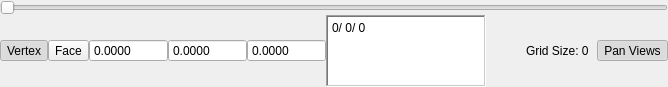
     <widget class="QWidget" name="widget" native="true">
      <property name="maximumSize">
       <size>
        <width>16777215</width>
        <height>44</height>
       </size>
      </property>
      <layout class="QVBoxLayout" name="verticalLayout" stretch="0,0">
       <property name="spacing">
        <number>0</number>
       </property>
       <property name="leftMargin">
        <number>0</number>
       </property>
       <property name="topMargin">
        <number>0</number>
       </property>
       <property name="rightMargin">
        <number>0</number>
       </property>
       <property name="bottomMargin">
        <number>0</number>
       </property>
       <item>
        <widget class="QSlider" name="horizontalSlider">
         <property name="orientation">
          <enum>Qt::Horizontal</enum>
         </property>
         <property name="invertedAppearance">
          <bool>false</bool>
         </property>
         <property name="invertedControls">
          <bool>false</bool>
         </property>
         <property name="tickPosition">
          <enum>QSlider::NoTicks</enum>
         </property>
        </widget>
       </item>
       <item>
        <widget class="QWidget" name="widget_2" native="true">
         <layout class="QHBoxLayout" name="horizontalLayout_3">
          <property name="spacing">
           <number>0</number>
          </property>
          <property name="leftMargin">
           <number>0</number>
          </property>
          <property name="topMargin">
           <number>0</number>
          </property>
          <property name="rightMargin">
           <number>0</number>
          </property>
          <property name="bottomMargin">
           <number>0</number>
          </property>
          <item>
           <widget class="QWidget" name="widget_3" native="true">
            <layout class="QHBoxLayout" name="horizontalLayout">
             <property name="spacing">
              <number>0</number>
             </property>
             <property name="leftMargin">
              <number>0</number>
             </property>
             <property name="topMargin">
              <number>0</number>
             </property>
             <property name="rightMargin">
              <number>0</number>
             </property>
             <property name="bottomMargin">
              <number>0</number>
             </property>
             <item>
              <widget class="QToolButton" name="toolButton_5">
               <property name="text">
                <string>Vertex</string>
               </property>
               <property name="checkable">
                <bool>true</bool>
               </property>
               <property name="checked">
                <bool>true</bool>
               </property>
              </widget>
             </item>
             <item>
              <widget class="QToolButton" name="toolButton_4">
               <property name="text">
                <string>Face</string>
               </property>
               <property name="checkable">
                <bool>true</bool>
               </property>
              </widget>
             </item>
             <item>
              <widget class="QDoubleSpinBox" name="doubleSpinBox">
               <property name="frame">
                <bool>true</bool>
               </property>
               <property name="buttonSymbols">
                <enum>QAbstractSpinBox::NoButtons</enum>
               </property>
               <property name="correctionMode">
                <enum>QAbstractSpinBox::CorrectToNearestValue</enum>
               </property>
               <property name="decimals">
                <number>4</number>
               </property>
               <property name="minimum">
                <double>-32767.000000000000000</double>
               </property>
               <property name="maximum">
                <double>32767.000000000000000</double>
               </property>
              </widget>
             </item>
             <item>
              <widget class="QDoubleSpinBox" name="doubleSpinBox_2">
               <property name="frame">
                <bool>true</bool>
               </property>
               <property name="buttonSymbols">
                <enum>QAbstractSpinBox::NoButtons</enum>
               </property>
               <property name="correctionMode">
                <enum>QAbstractSpinBox::CorrectToNearestValue</enum>
               </property>
               <property name="decimals">
                <number>4</number>
               </property>
               <property name="minimum">
                <double>-32767.000000000000000</double>
               </property>
               <property name="maximum">
                <double>32767.000000000000000</double>
               </property>
              </widget>
             </item>
             <item>
              <widget class="QDoubleSpinBox" name="doubleSpinBox_3">
               <property name="frame">
                <bool>true</bool>
               </property>
               <property name="buttonSymbols">
                <enum>QAbstractSpinBox::NoButtons</enum>
               </property>
               <property name="correctionMode">
                <enum>QAbstractSpinBox::CorrectToNearestValue</enum>
               </property>
               <property name="decimals">
                <number>4</number>
               </property>
               <property name="minimum">
                <double>-32767.000000000000000</double>
               </property>
               <property name="maximum">
                <double>32767.000000000000000</double>
               </property>
              </widget>
             </item>
             <item>
              <widget class="QPlainTextEdit" name="plainTextEdit_4">
               <property name="sizePolicy">
                <sizepolicy hsizetype="Minimum" vsizetype="Expanding">
                 <horstretch>0</horstretch>
                 <verstretch>0</verstretch>
                </sizepolicy>
               </property>
               <property name="maximumSize">
                <size>
                 <width>160</width>
                 <height>16777215</height>
                </size>
               </property>
               <property name="mouseTracking">
                <bool>false</bool>
               </property>
               <property name="autoFillBackground">
                <bool>false</bool>
               </property>
               <property name="frameShape">
                <enum>QFrame::WinPanel</enum>
               </property>
               <property name="frameShadow">
                <enum>QFrame::Sunken</enum>
               </property>
               <property name="verticalScrollBarPolicy">
                <enum>Qt::ScrollBarAlwaysOff</enum>
               </property>
               <property name="horizontalScrollBarPolicy">
                <enum>Qt::ScrollBarAlwaysOff</enum>
               </property>
               <property name="sizeAdjustPolicy">
                <enum>QAbstractScrollArea::AdjustIgnored</enum>
               </property>
               <property name="undoRedoEnabled">
                <bool>false</bool>
               </property>
               <property name="lineWrapMode">
                <enum>QPlainTextEdit::NoWrap</enum>
               </property>
               <property name="readOnly">
                <bool>true</bool>
               </property>
               <property name="plainText">
                <string notr="true">0/ 0/ 0</string>
               </property>
               <property name="overwriteMode">
                <bool>false</bool>
               </property>
               <property name="textInteractionFlags">
                <set>Qt::TextSelectableByKeyboard|Qt::TextSelectableByMouse</set>
               </property>
               <property name="centerOnScroll">
                <bool>true</bool>
               </property>
              </widget>
             </item>
            </layout>
            <zorder>plainTextEdit_4</zorder>
            <zorder>toolButton_4</zorder>
            <zorder>toolButton_5</zorder>
            <zorder>doubleSpinBox</zorder>
            <zorder>doubleSpinBox_2</zorder>
            <zorder>doubleSpinBox_3</zorder>
           </widget>
          </item>
          <item>
           <spacer name="horizontalSpacer">
            <property name="orientation">
             <enum>Qt::Horizontal</enum>
            </property>
            <property name="sizeHint" stdset="0">
             <size>
              <width>40</width>
              <height>20</height>
             </size>
            </property>
           </spacer>
          </item>
          <item>
           <widget class="QWidget" name="widget_4" native="true">
            <layout class="QHBoxLayout" name="horizontalLayout_2">
             <property name="spacing">
              <number>8</number>
             </property>
             <property name="leftMargin">
              <number>0</number>
             </property>
             <property name="topMargin">
              <number>0</number>
             </property>
             <property name="rightMargin">
              <number>0</number>
             </property>
             <property name="bottomMargin">
              <number>0</number>
             </property>
             <item>
              <widget class="QLabel" name="label">
               <property name="text">
                <string>Grid Size: 0</string>
               </property>
              </widget>
             </item>
             <item>
              <widget class="QToolButton" name="toolButton_6">
               <property name="text">
                <string>Pan Views</string>
               </property>
               <property name="checkable">
                <bool>true</bool>
               </property>
               <property name="checked">
                <bool>true</bool>
               </property>
              </widget>
             </item>
            </layout>
           </widget>
          </item>
         </layout>
        </widget>
       </item>
      </layout>
     </widget>
